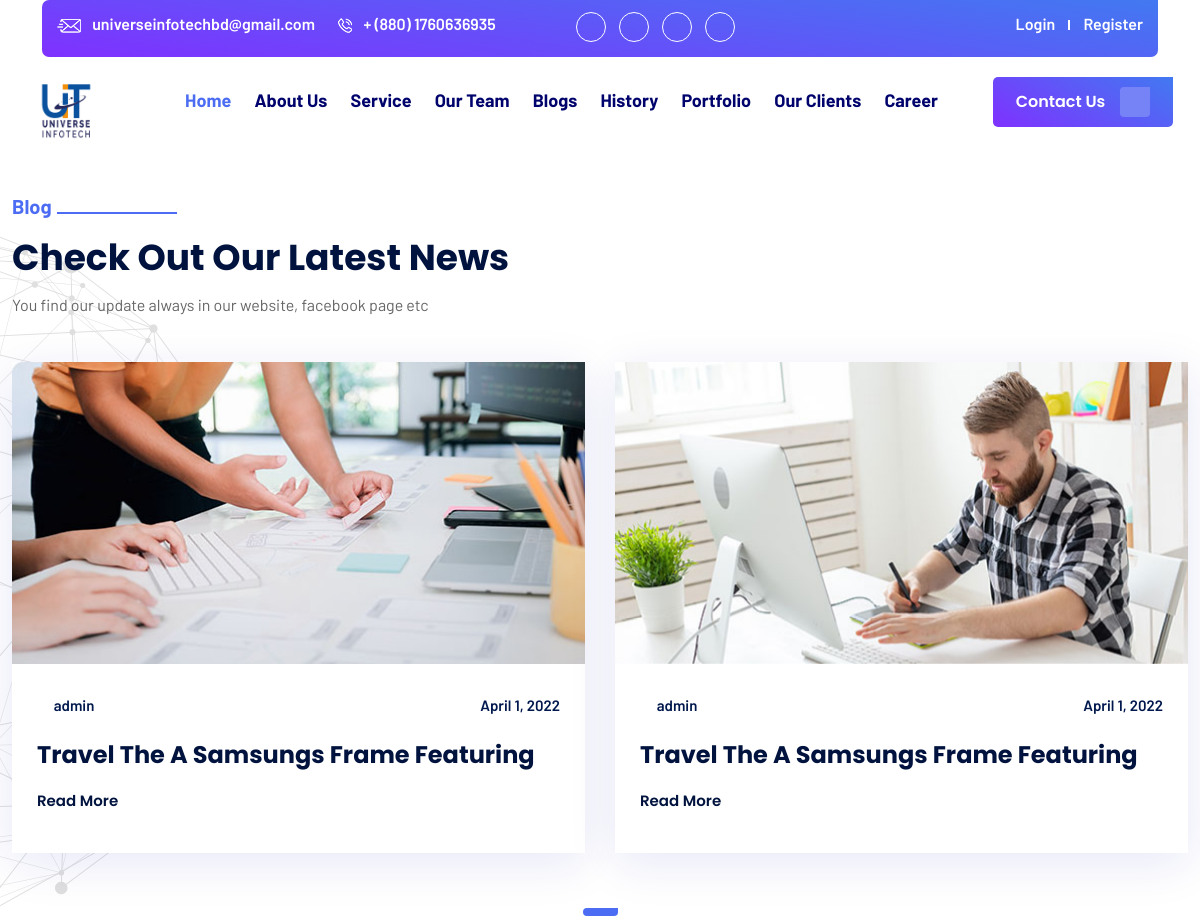
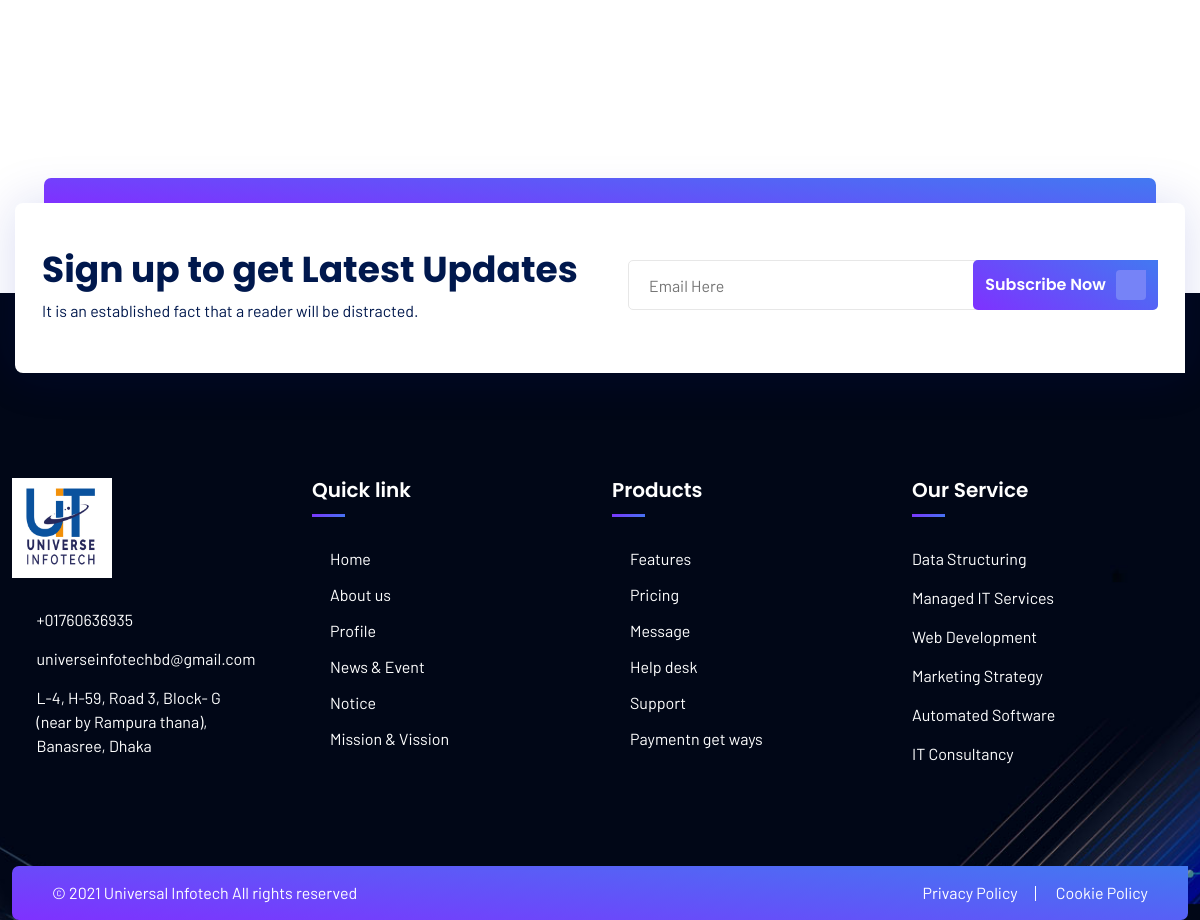
Screenshot of /blog/ with the database file from the repository (2 pictures, top to bottom).
### universeinfotech_app/models.py (models this page shows, shortened)
class Blog(models.Model):
    user = models.ForeignKey(User, on_delete=models.CASCADE)
    title = models.CharField(max_length = 150)
    slug = models.SlugField(max_length = 50, unique=True, blank=True,null=True)
    date = models.DateField(auto_now=False, auto_now_add=False)
    image = models.ImageField(upload_to='BlogImage', default='no.jpg')
    description =RichTextUploadingField('descriptions')

class IT_Profile(models.Model):
    title = models.CharField(max_length = 150)
    it_profile_file= models.FileField(upload_to='ItProfileFile')

class Our_Service(models.Model):
    title = models.CharField(max_length = 150)
    slug = models.SlugField(max_length = 50, unique=True, blank=True,null=True)
    font_icon_code = models.CharField(max_length = 150)
    description  = models.TextField()

### universeinfotech_app/views.py (the view)
# urls.py: path('blog/', blog , name='blog'),
def blog(request):
    blogs = Blog.objects.all()
    context ={
        'blogs':blogs
    }
    return render(request, 'blog.html',context)

### universeinfotech_app/templatetags/itprofile.py (called while the page is built)
@register.filter
def itprofile(request):
    return IT_Profile.objects.all().order_by('-id')[:1]

### universeinfotech_app/templatetags/service.py (called while the page is built)
@register.filter
def service(request):
    return Our_Service.objects.all()[:6]

### universeinfotech_app/templates/blog.html
{% extends 'base.html' %}
{% block content %}
	<section id="it-nw-blog" class="it-nw-blog-section position-relative" style="margin-top: 8%;">
		<div class="it-nw-blog-sh position-absolute"><img src="static/assets/img/its-2/blg-bg.png" alt=""></div>
		<div class="container">
			<div class="it-nw-blog-top-wrap d-flex justify-content-between align-items-center">
				<div class="it-nw-section-title headline pera-content">
					<span class="it-nw-title-tag">Blog </span>
					<h2>Check Out Our Latest News</h2>
					<p>You find our update always in our website, facebook page etc</p>
				</div>
			</div>
			<div class="it-nw-blog-content">
				<div class="it-nw-blog-slider">
                {% for b in blogs %}
                    <div class="it-nw-blog-innerbox">
						<div class="it-nw-blog-inner-img">
							<img src="{{ b.image.url }}" alt="">
						</div>
						<div class="it-nw-blog-inner-text headline">
							<div class="it-nw-blog-meta d-flex justify-content-between">
								<a href="#"><i class="far fa-user"></i>{{ b.user.username }}</a>
								<a href="#"><i class="fas fa-calendar-alt"></i>{{ b.date }}</a>
							</div>
							<h3><a href="{% url 'blog-detail' b.slug %}">{{ b.title }}</a></h3>
							<a class="blog-more" href="{% url 'blog-detail' b.slug %}">Read More <i class="fas fa-arrow-right"></i></a>
						</div>
					</div>
                    {% endfor %}
				</div>
			</div>
		</div>
	</section>
{% endblock content %}

### universeinfotech_app/templates/base.html (shortened to what this page needs)
{% load static %}
{% load service %}
{% load itprofile %}
<!DOCTYPE html>
<html lang="en">
<head>
	<link rel="stylesheet" href="{% static 'assets/css/owl.carousel.css' %}">
	<link rel="stylesheet" href="{% static 'assets/css/fontawesome-all.css' %}">
	<link rel="stylesheet" href="{% static 'assets/css/slick.css' %}">
	<link rel="stylesheet" href="{% static 'assets/css/flaticon-5.css' %}">
	<link rel="stylesheet" href="{% static 'assets/css/animate.css' %}">
	<link rel="stylesheet" href="{% static 'assets/css/bootstrap.min.css' %}">
	<link rel="stylesheet" href="{% static 'assets/css/video.min.css' %}">
	<link rel="stylesheet" href="{% static 'assets/css/it-source-2.css' %}">
	<link rel="stylesheet" href="{% static 'assets/css/style.css' %}">
</head>
<body class="it-nw" data-spy="scroll" data-target=".it-nw-main-navigation" data-offset="80">
{% include 'includes/navbar.html' %}
{% block content %}
{% endblock content %}
	<footer id="it-nw-fooer" class="it-nw-footer-section  position-relative" data-background="{% static 'assets/img/its-2/bg/f-bg.jpg' %}" style="margin-top: 15%;">
		<div class="it-nw-newslatter-area">
			<div class="container">
				<div class="it-nw-newslatter-content headline d-flex align-items-center justify-content-between">
					<div class="it-nw-newslatter-text">
						<h3>Sign up to get Latest Updates</h3>
						<span>It is an established fact that a reader will be distracted.</span>
					</div>
					<div class="it-nw-newslatter-form position-relative">
						<form action="#">
							<input type="text" placeholder="Email Here">
							<div class="it-nw-btn text-center">
								<button>Subscribe Now<i class="fas fa-arrow-right"></i></button>
							</div>
						</form>
					</div>
				</div>
			</div>
		</div>
		<div class="it-nw-fooer-widget-wrapper">
			<div class="container">
				<div class="it-nw-fooer-widget-area">
					<div class="row">
						<div class="col-lg-3 col-md-6">
							<div class="it-nw-fooer-widget headline pera-content ul-li-block">
								<div class="it-nw-logo-widget">
									<a href="#"><img src="{% static 'assets/img/its-2/logo/logo1.png' %}" alt=""></a>
									<div class="it-nw-fooer-widget headline pera-content ul-li-block">
										<div class="it-nw-contact-widget">
											<ul>
												<li><i class="fas fa-phone"></i> <span> +01760636935 </span>  </li>
												<li><i class="fas fa-envelope"></i> <span> universeinfotechbd@gmail.com  </span> </li>
												<li><i class="fas fa-map-marker-alt"></i> <span> L-4, H-59, Road 3,
													Block- G (near by Rampura thana), Banasree, Dhaka </span></li>
											</ul>
										</div>
									</div>
								</div>
							</div>
						</div>
						<div class="col-lg-3 col-md-6">
							<div class="it-nw-fooer-widget headline pera-content ul-li-block">
								<div class="it-nw-fooer-menu">
									<h3 class="widget-title">Quick link</h3>
									<ul>
										<li><a href="{% url 'home' %}" target="_blank">Home</a></li>
										<li><a href="{% url 'about' %}"target="_blank">About us</a></li>
										{% for p in request|itprofile  %}
										<li><a href="{{ p.it_profile_file.url }}" download="">Profile</a></li>
										{% endfor %}
										<li><a href="{% url 'news-and-evenet' %}"target="_blank">News & Event</a></li>
										<li><a href="{% url 'notice' %}"target="_blank">Notice</a></li>
										<li><a href="{% url 'mission-and-vission' %}"target="_blank">Mission & Vission</a></li>
									</ul>
								</div>
							</div>
						</div>
						<div class="col-lg-3 col-md-6">
							<div class="it-nw-fooer-widget headline pera-content ul-li-block">
								<div class="it-nw-fooer-menu">
									<h3 class="widget-title">Products</h3>
									<ul>
										<li><a href="{% url 'feature' %}" target="_blank">Features</a></li>
										<li><a href="#">Pricing</a></li>
										<li><a href="#">Message</a></li>
										<li><a href="#">Help desk</a></li>
										<li><a href="#">Support</a></li>
										<li><a href="#">Paymentn get ways</a></li>
									</ul>
								</div>
							</div>
						</div>
						<div class="col-lg-3 col-md-6">
							<div class="it-nw-fooer-widget headline pera-content ul-li-block">
								<div class="it-nw-contact-widget">
									<h3 class="widget-title">Our Service</h3>
									<ul>
										{% for s in request|service %}
											<li><a href="{% url 'service-detail' s.slug %}">{{ s.title }}</a></li>
										{% endfor %}
										</ul>
								</div>
							</div>
						</div>
					</div>
				</div>
			</div>
		</div>
		<div class="it-nw-fooer-copyright">
			<div class="container">
				<div class="it-nw-copyright-wrap pera-content d-flex justify-content-between align-items-center">
					<div class="it-nw-copyright-text">
						<p>© 2021 Universal Infotech All rights reserved</p>
					</div>
					<div class="it-nw-copyright-menu ul-li">
						<ul>
							<li><a href="#">Privacy Policy </a></li>
							<li><a href="#">Cookie Policy </a></li>
						</ul>
					</div>
				</div>
			</div>
		</div>
	</footer>
</body>
</html>

### rows the page displays
Blog: image (picture), user.username "admin", date "April 1, 2022", title "Travel The A Samsungs Frame Featuring"
Blog: image (picture), user.username "admin", date "April 1, 2022", title "Travel The A Samsungs Frame Featuring"
Our_Service: title "Data Structuring"
Our_Service: title "Managed IT Services"
Our_Service: title "Web Development"
Our_Service: title "Marketing Strategy"
Our_Service: title "Automated Software"
Our_Service: title "IT Consultancy"
